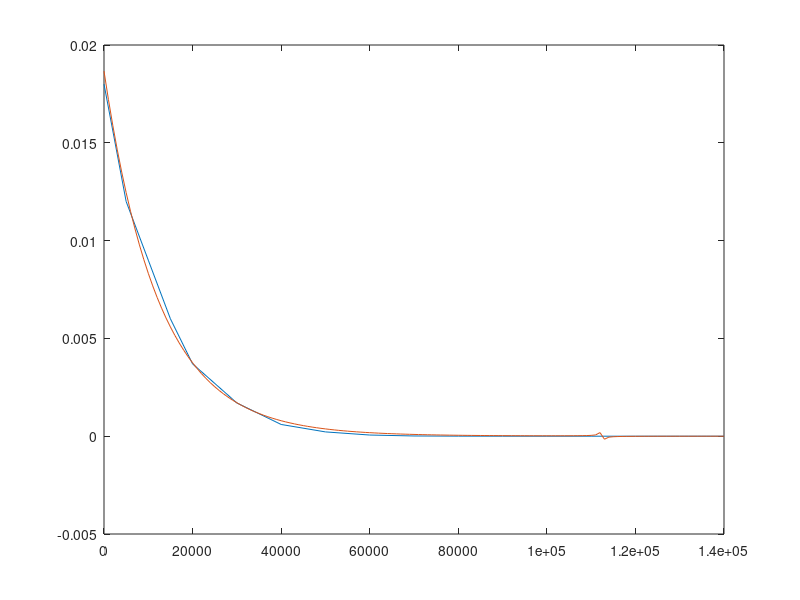

This chart was generated by the following MATLAB code:
% Narimanov Mars atmospher model
close all

h = 1000.*[0 5 10 15 20 30 40 50 60 70 80 90 100 110 120 130 140];
rho = [0.018 0.012 0.009 0.006 0.0037 0.0017 0.0006 0.00022 ...
    0.00006 0.000012 0.0000029 0.0000008 0.0000003 0.0000001 0.00000004...
    0.00000002 0.00000001];
plot(h,rho); hold all

% % format long
% Cypoly = polyfit(h,rho,3)
% 
% H = 0:1000:140000;
% RHO2 = 0.000000000001724.*H.^2 -0.000000313809903.*H + 0.012450398082315;  
% RHO3 = -(3.098655784885768e-17).*H.^3 + (8.168800841029225e-12).*H.^2 -(6.551803007456850e-07).*H + 0.015464638791723;
% RHOfit = polyval(Cypoly,H);
% 
% hold all
% % plot(H,RHO3)
% 
% [fitobject,gof,output] = fit(h',rho','smoothingspline')
% plot(fitobject)

h = 140000:-1000:0;
if h < 7000 T = -31.0 - 0.000998*h; else T = -23.4 - 0.002220*h; end
P = 0.699*exp(-0.00009*h);
rho2 = P./(0.15.*(T + 273.1));
plot(h,rho2)